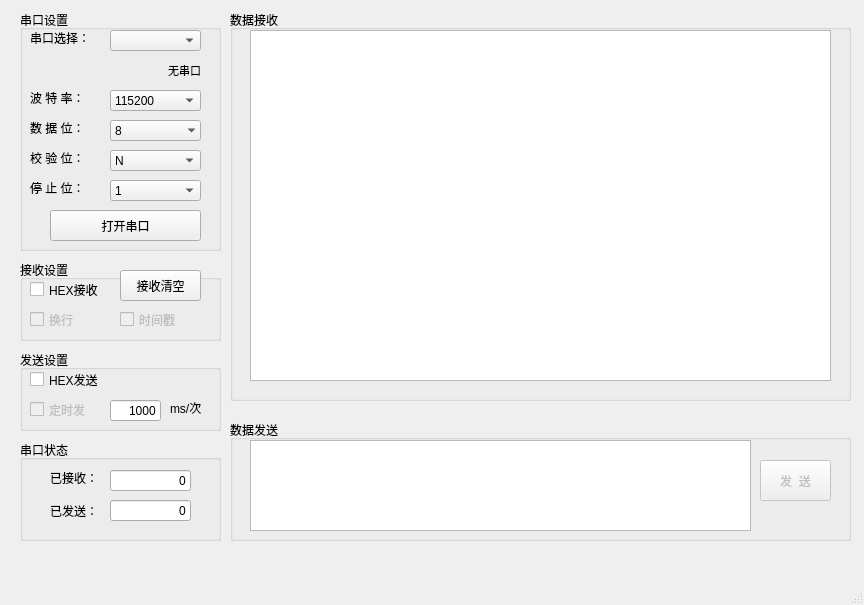
<?xml version="1.0" encoding="UTF-8"?>
<ui version="4.0">
 <class>MainWindow</class>
 <widget class="QMainWindow" name="MainWindow">
  <property name="geometry">
   <rect>
    <x>0</x>
    <y>0</y>
    <width>864</width>
    <height>605</height>
   </rect>
  </property>
  <property name="sizePolicy">
   <sizepolicy hsizetype="Fixed" vsizetype="Fixed">
    <horstretch>0</horstretch>
    <verstretch>0</verstretch>
   </sizepolicy>
  </property>
  <property name="minimumSize">
   <size>
    <width>864</width>
    <height>605</height>
   </size>
  </property>
  <property name="maximumSize">
   <size>
    <width>864</width>
    <height>605</height>
   </size>
  </property>
  <property name="windowTitle">
   <string>MainWindow</string>
  </property>
  <property name="layoutDirection">
   <enum>Qt::LeftToRight</enum>
  </property>
  <widget class="QWidget" name="centralwidget">
   <widget class="QTextEdit" name="s5_text_1">
    <property name="geometry">
     <rect>
      <x>250</x>
      <y>30</y>
      <width>581</width>
      <height>351</height>
     </rect>
    </property>
    <property name="sizePolicy">
     <sizepolicy hsizetype="Fixed" vsizetype="Fixed">
      <horstretch>0</horstretch>
      <verstretch>0</verstretch>
     </sizepolicy>
    </property>
    <property name="font">
     <font>
      <family>Times New Roman</family>
      <pointsize>11</pointsize>
     </font>
    </property>
   </widget>
   <widget class="QComboBox" name="s1_box_3">
    <property name="geometry">
     <rect>
      <x>110</x>
      <y>120</y>
      <width>91</width>
      <height>21</height>
     </rect>
    </property>
    <property name="sizePolicy">
     <sizepolicy hsizetype="Fixed" vsizetype="Fixed">
      <horstretch>0</horstretch>
      <verstretch>0</verstretch>
     </sizepolicy>
    </property>
    <property name="layoutDirection">
     <enum>Qt::LeftToRight</enum>
    </property>
    <property name="currentText">
     <string>8</string>
    </property>
    <property name="currentIndex">
     <number>0</number>
    </property>
    <property name="frame">
     <bool>false</bool>
    </property>
    <item>
     <property name="text">
      <string>8</string>
     </property>
    </item>
    <item>
     <property name="text">
      <string>7</string>
     </property>
    </item>
    <item>
     <property name="text">
      <string>6</string>
     </property>
    </item>
    <item>
     <property name="text">
      <string>5</string>
     </property>
    </item>
   </widget>
   <widget class="QComboBox" name="s1_box_4">
    <property name="geometry">
     <rect>
      <x>110</x>
      <y>150</y>
      <width>91</width>
      <height>21</height>
     </rect>
    </property>
    <property name="sizePolicy">
     <sizepolicy hsizetype="Fixed" vsizetype="Fixed">
      <horstretch>0</horstretch>
      <verstretch>0</verstretch>
     </sizepolicy>
    </property>
    <property name="currentText">
     <string>N</string>
    </property>
    <property name="currentIndex">
     <number>0</number>
    </property>
    <item>
     <property name="text">
      <string>N</string>
     </property>
    </item>
    <item>
     <property name="text">
      <string>O</string>
     </property>
    </item>
    <item>
     <property name="text">
      <string>E</string>
     </property>
    </item>
   </widget>
   <widget class="QComboBox" name="s1_box_5">
    <property name="geometry">
     <rect>
      <x>110</x>
      <y>180</y>
      <width>91</width>
      <height>21</height>
     </rect>
    </property>
    <property name="sizePolicy">
     <sizepolicy hsizetype="Fixed" vsizetype="Fixed">
      <horstretch>0</horstretch>
      <verstretch>0</verstretch>
     </sizepolicy>
    </property>
    <property name="currentText">
     <string>1</string>
    </property>
    <property name="currentIndex">
     <number>0</number>
    </property>
    <item>
     <property name="text">
      <string>1</string>
     </property>
    </item>
    <item>
     <property name="text">
      <string>1.5</string>
     </property>
    </item>
    <item>
     <property name="text">
      <string>2</string>
     </property>
    </item>
   </widget>
   <widget class="QGroupBox" name="s4">
    <property name="geometry">
     <rect>
      <x>20</x>
      <y>440</y>
      <width>201</width>
      <height>101</height>
     </rect>
    </property>
    <property name="sizePolicy">
     <sizepolicy hsizetype="Fixed" vsizetype="Fixed">
      <horstretch>0</horstretch>
      <verstretch>0</verstretch>
     </sizepolicy>
    </property>
    <property name="title">
     <string>串口状态</string>
    </property>
    <widget class="QLineEdit" name="s4_line_2">
     <property name="geometry">
      <rect>
       <x>90</x>
       <y>60</y>
       <width>81</width>
       <height>21</height>
      </rect>
     </property>
     <property name="sizePolicy">
      <sizepolicy hsizetype="Fixed" vsizetype="Fixed">
       <horstretch>0</horstretch>
       <verstretch>0</verstretch>
      </sizepolicy>
     </property>
     <property name="text">
      <string>0</string>
     </property>
     <property name="alignment">
      <set>Qt::AlignRight|Qt::AlignTrailing|Qt::AlignVCenter</set>
     </property>
    </widget>
    <widget class="QLabel" name="s4_lab_1">
     <property name="geometry">
      <rect>
       <x>30</x>
       <y>30</y>
       <width>51</width>
       <height>16</height>
      </rect>
     </property>
     <property name="sizePolicy">
      <sizepolicy hsizetype="Fixed" vsizetype="Fixed">
       <horstretch>0</horstretch>
       <verstretch>0</verstretch>
      </sizepolicy>
     </property>
     <property name="text">
      <string>已接收：</string>
     </property>
    </widget>
    <widget class="QLabel" name="s4_lab_2">
     <property name="geometry">
      <rect>
       <x>30</x>
       <y>60</y>
       <width>51</width>
       <height>21</height>
      </rect>
     </property>
     <property name="sizePolicy">
      <sizepolicy hsizetype="Fixed" vsizetype="Fixed">
       <horstretch>0</horstretch>
       <verstretch>0</verstretch>
      </sizepolicy>
     </property>
     <property name="text">
      <string>已发送：</string>
     </property>
    </widget>
    <widget class="QLineEdit" name="s4_line_1">
     <property name="geometry">
      <rect>
       <x>90</x>
       <y>30</y>
       <width>81</width>
       <height>21</height>
      </rect>
     </property>
     <property name="sizePolicy">
      <sizepolicy hsizetype="Fixed" vsizetype="Fixed">
       <horstretch>0</horstretch>
       <verstretch>0</verstretch>
      </sizepolicy>
     </property>
     <property name="text">
      <string>0</string>
     </property>
     <property name="alignment">
      <set>Qt::AlignRight|Qt::AlignTrailing|Qt::AlignVCenter</set>
     </property>
    </widget>
   </widget>
   <widget class="QGroupBox" name="s5">
    <property name="geometry">
     <rect>
      <x>230</x>
      <y>10</y>
      <width>621</width>
      <height>391</height>
     </rect>
    </property>
    <property name="sizePolicy">
     <sizepolicy hsizetype="Fixed" vsizetype="Fixed">
      <horstretch>0</horstretch>
      <verstretch>0</verstretch>
     </sizepolicy>
    </property>
    <property name="title">
     <string>数据接收</string>
    </property>
   </widget>
   <widget class="QGroupBox" name="s2">
    <property name="geometry">
     <rect>
      <x>20</x>
      <y>260</y>
      <width>201</width>
      <height>81</height>
     </rect>
    </property>
    <property name="sizePolicy">
     <sizepolicy hsizetype="Fixed" vsizetype="Fixed">
      <horstretch>0</horstretch>
      <verstretch>0</verstretch>
     </sizepolicy>
    </property>
    <property name="title">
     <string>接收设置</string>
    </property>
    <widget class="QPushButton" name="s2_but_1">
     <property name="geometry">
      <rect>
       <x>100</x>
       <y>10</y>
       <width>81</width>
       <height>31</height>
      </rect>
     </property>
     <property name="sizePolicy">
      <sizepolicy hsizetype="Fixed" vsizetype="Fixed">
       <horstretch>0</horstretch>
       <verstretch>0</verstretch>
      </sizepolicy>
     </property>
     <property name="text">
      <string>接收清空</string>
     </property>
    </widget>
    <widget class="QCheckBox" name="s2_ckbox_1">
     <property name="geometry">
      <rect>
       <x>10</x>
       <y>20</y>
       <width>91</width>
       <height>19</height>
      </rect>
     </property>
     <property name="sizePolicy">
      <sizepolicy hsizetype="Fixed" vsizetype="Fixed">
       <horstretch>0</horstretch>
       <verstretch>0</verstretch>
      </sizepolicy>
     </property>
     <property name="text">
      <string>HEX接收</string>
     </property>
    </widget>
    <widget class="QCheckBox" name="s2_ckbox_2">
     <property name="enabled">
      <bool>false</bool>
     </property>
     <property name="geometry">
      <rect>
       <x>10</x>
       <y>50</y>
       <width>91</width>
       <height>19</height>
      </rect>
     </property>
     <property name="sizePolicy">
      <sizepolicy hsizetype="Fixed" vsizetype="Fixed">
       <horstretch>0</horstretch>
       <verstretch>0</verstretch>
      </sizepolicy>
     </property>
     <property name="text">
      <string>换行</string>
     </property>
    </widget>
    <widget class="QCheckBox" name="s2_ckbox_3">
     <property name="enabled">
      <bool>false</bool>
     </property>
     <property name="geometry">
      <rect>
       <x>100</x>
       <y>50</y>
       <width>91</width>
       <height>19</height>
      </rect>
     </property>
     <property name="sizePolicy">
      <sizepolicy hsizetype="Fixed" vsizetype="Fixed">
       <horstretch>0</horstretch>
       <verstretch>0</verstretch>
      </sizepolicy>
     </property>
     <property name="text">
      <string>时间戳</string>
     </property>
    </widget>
   </widget>
   <widget class="QGroupBox" name="s3">
    <property name="geometry">
     <rect>
      <x>20</x>
      <y>350</y>
      <width>201</width>
      <height>81</height>
     </rect>
    </property>
    <property name="sizePolicy">
     <sizepolicy hsizetype="Fixed" vsizetype="Fixed">
      <horstretch>0</horstretch>
      <verstretch>0</verstretch>
     </sizepolicy>
    </property>
    <property name="title">
     <string>发送设置</string>
    </property>
    <widget class="QCheckBox" name="s3_ckbox_1">
     <property name="geometry">
      <rect>
       <x>10</x>
       <y>20</y>
       <width>91</width>
       <height>19</height>
      </rect>
     </property>
     <property name="sizePolicy">
      <sizepolicy hsizetype="Fixed" vsizetype="Fixed">
       <horstretch>0</horstretch>
       <verstretch>0</verstretch>
      </sizepolicy>
     </property>
     <property name="text">
      <string>HEX发送</string>
     </property>
    </widget>
    <widget class="QCheckBox" name="s3_ckbox_2">
     <property name="enabled">
      <bool>false</bool>
     </property>
     <property name="geometry">
      <rect>
       <x>10</x>
       <y>50</y>
       <width>81</width>
       <height>19</height>
      </rect>
     </property>
     <property name="sizePolicy">
      <sizepolicy hsizetype="Fixed" vsizetype="Fixed">
       <horstretch>0</horstretch>
       <verstretch>0</verstretch>
      </sizepolicy>
     </property>
     <property name="text">
      <string>定时发</string>
     </property>
    </widget>
    <widget class="QLabel" name="s3_lab_1">
     <property name="geometry">
      <rect>
       <x>150</x>
       <y>50</y>
       <width>41</width>
       <height>16</height>
      </rect>
     </property>
     <property name="sizePolicy">
      <sizepolicy hsizetype="Fixed" vsizetype="Fixed">
       <horstretch>0</horstretch>
       <verstretch>0</verstretch>
      </sizepolicy>
     </property>
     <property name="text">
      <string>ms/次</string>
     </property>
    </widget>
    <widget class="QLineEdit" name="s3_line_1">
     <property name="geometry">
      <rect>
       <x>90</x>
       <y>50</y>
       <width>51</width>
       <height>21</height>
      </rect>
     </property>
     <property name="sizePolicy">
      <sizepolicy hsizetype="Fixed" vsizetype="Fixed">
       <horstretch>0</horstretch>
       <verstretch>0</verstretch>
      </sizepolicy>
     </property>
     <property name="layoutDirection">
      <enum>Qt::RightToLeft</enum>
     </property>
     <property name="text">
      <string>1000</string>
     </property>
     <property name="alignment">
      <set>Qt::AlignRight|Qt::AlignTrailing|Qt::AlignVCenter</set>
     </property>
    </widget>
   </widget>
   <widget class="QGroupBox" name="s6">
    <property name="geometry">
     <rect>
      <x>230</x>
      <y>420</y>
      <width>621</width>
      <height>121</height>
     </rect>
    </property>
    <property name="sizePolicy">
     <sizepolicy hsizetype="Fixed" vsizetype="Fixed">
      <horstretch>0</horstretch>
      <verstretch>0</verstretch>
     </sizepolicy>
    </property>
    <property name="title">
     <string>数据发送</string>
    </property>
    <widget class="QPushButton" name="s6_but_1">
     <property name="enabled">
      <bool>false</bool>
     </property>
     <property name="geometry">
      <rect>
       <x>530</x>
       <y>40</y>
       <width>71</width>
       <height>41</height>
      </rect>
     </property>
     <property name="sizePolicy">
      <sizepolicy hsizetype="Fixed" vsizetype="Fixed">
       <horstretch>0</horstretch>
       <verstretch>0</verstretch>
      </sizepolicy>
     </property>
     <property name="text">
      <string>发  送</string>
     </property>
    </widget>
    <widget class="QTextEdit" name="s6_text_1">
     <property name="geometry">
      <rect>
       <x>20</x>
       <y>20</y>
       <width>501</width>
       <height>91</height>
      </rect>
     </property>
     <property name="sizePolicy">
      <sizepolicy hsizetype="Fixed" vsizetype="Fixed">
       <horstretch>0</horstretch>
       <verstretch>0</verstretch>
      </sizepolicy>
     </property>
     <property name="font">
      <font>
       <family>Times New Roman</family>
       <pointsize>11</pointsize>
      </font>
     </property>
    </widget>
   </widget>
   <widget class="QGroupBox" name="s1">
    <property name="geometry">
     <rect>
      <x>20</x>
      <y>10</y>
      <width>201</width>
      <height>241</height>
     </rect>
    </property>
    <property name="sizePolicy">
     <sizepolicy hsizetype="Fixed" vsizetype="Fixed">
      <horstretch>0</horstretch>
      <verstretch>0</verstretch>
     </sizepolicy>
    </property>
    <property name="title">
     <string>串口设置</string>
    </property>
    <widget class="QComboBox" name="s1_box_2">
     <property name="geometry">
      <rect>
       <x>90</x>
       <y>80</y>
       <width>91</width>
       <height>21</height>
      </rect>
     </property>
     <property name="sizePolicy">
      <sizepolicy hsizetype="Fixed" vsizetype="Fixed">
       <horstretch>0</horstretch>
       <verstretch>0</verstretch>
      </sizepolicy>
     </property>
     <property name="tabletTracking">
      <bool>false</bool>
     </property>
     <property name="acceptDrops">
      <bool>false</bool>
     </property>
     <property name="toolTipDuration">
      <number>-1</number>
     </property>
     <property name="statusTip">
      <string/>
     </property>
     <property name="editable">
      <bool>false</bool>
     </property>
     <property name="currentText">
      <string>115200</string>
     </property>
     <item>
      <property name="text">
       <string>115200</string>
      </property>
     </item>
     <item>
      <property name="text">
       <string>2400</string>
      </property>
     </item>
     <item>
      <property name="text">
       <string>4800</string>
      </property>
     </item>
     <item>
      <property name="text">
       <string>9600</string>
      </property>
     </item>
     <item>
      <property name="text">
       <string>14400</string>
      </property>
     </item>
     <item>
      <property name="text">
       <string>19200</string>
      </property>
     </item>
     <item>
      <property name="text">
       <string>38400</string>
      </property>
     </item>
     <item>
      <property name="text">
       <string>43000</string>
      </property>
     </item>
     <item>
      <property name="text">
       <string>57600</string>
      </property>
     </item>
     <item>
      <property name="text">
       <string>76800</string>
      </property>
     </item>
     <item>
      <property name="text">
       <string>128000</string>
      </property>
     </item>
     <item>
      <property name="text">
       <string>230400</string>
      </property>
     </item>
     <item>
      <property name="text">
       <string>256000</string>
      </property>
     </item>
     <item>
      <property name="text">
       <string>460800</string>
      </property>
     </item>
     <item>
      <property name="text">
       <string>1382400</string>
      </property>
     </item>
    </widget>
    <widget class="QComboBox" name="s1_box_1">
     <property name="geometry">
      <rect>
       <x>90</x>
       <y>20</y>
       <width>91</width>
       <height>21</height>
      </rect>
     </property>
     <property name="sizePolicy">
      <sizepolicy hsizetype="Fixed" vsizetype="Fixed">
       <horstretch>0</horstretch>
       <verstretch>0</verstretch>
      </sizepolicy>
     </property>
    </widget>
    <widget class="QLabel" name="s1_lab_2">
     <property name="geometry">
      <rect>
       <x>10</x>
       <y>20</y>
       <width>72</width>
       <height>15</height>
      </rect>
     </property>
     <property name="sizePolicy">
      <sizepolicy hsizetype="Fixed" vsizetype="Fixed">
       <horstretch>0</horstretch>
       <verstretch>0</verstretch>
      </sizepolicy>
     </property>
     <property name="text">
      <string>串口选择：</string>
     </property>
    </widget>
    <widget class="QLabel" name="s1_lab_3">
     <property name="geometry">
      <rect>
       <x>10</x>
       <y>80</y>
       <width>72</width>
       <height>15</height>
      </rect>
     </property>
     <property name="sizePolicy">
      <sizepolicy hsizetype="Fixed" vsizetype="Fixed">
       <horstretch>0</horstretch>
       <verstretch>0</verstretch>
      </sizepolicy>
     </property>
     <property name="text">
      <string>波 特 率：</string>
     </property>
    </widget>
    <widget class="QLabel" name="s1_lab_4">
     <property name="geometry">
      <rect>
       <x>10</x>
       <y>110</y>
       <width>72</width>
       <height>15</height>
      </rect>
     </property>
     <property name="sizePolicy">
      <sizepolicy hsizetype="Fixed" vsizetype="Fixed">
       <horstretch>0</horstretch>
       <verstretch>0</verstretch>
      </sizepolicy>
     </property>
     <property name="text">
      <string>数 据 位：</string>
     </property>
    </widget>
    <widget class="QLabel" name="s1_lab_5">
     <property name="geometry">
      <rect>
       <x>10</x>
       <y>140</y>
       <width>72</width>
       <height>15</height>
      </rect>
     </property>
     <property name="sizePolicy">
      <sizepolicy hsizetype="Fixed" vsizetype="Fixed">
       <horstretch>0</horstretch>
       <verstretch>0</verstretch>
      </sizepolicy>
     </property>
     <property name="text">
      <string>校 验 位：</string>
     </property>
    </widget>
    <widget class="QLabel" name="s1_lab_6">
     <property name="geometry">
      <rect>
       <x>10</x>
       <y>170</y>
       <width>72</width>
       <height>15</height>
      </rect>
     </property>
     <property name="sizePolicy">
      <sizepolicy hsizetype="Fixed" vsizetype="Fixed">
       <horstretch>0</horstretch>
       <verstretch>0</verstretch>
      </sizepolicy>
     </property>
     <property name="text">
      <string>停 止 位：</string>
     </property>
    </widget>
    <widget class="QPushButton" name="s1_but_2">
     <property name="geometry">
      <rect>
       <x>30</x>
       <y>200</y>
       <width>151</width>
       <height>31</height>
      </rect>
     </property>
     <property name="sizePolicy">
      <sizepolicy hsizetype="Fixed" vsizetype="Fixed">
       <horstretch>0</horstretch>
       <verstretch>0</verstretch>
      </sizepolicy>
     </property>
     <property name="text">
      <string>打开串口</string>
     </property>
    </widget>
    <widget class="QLabel" name="s1_lab_state">
     <property name="geometry">
      <rect>
       <x>10</x>
       <y>50</y>
       <width>171</width>
       <height>20</height>
      </rect>
     </property>
     <property name="font">
      <font>
       <family>Times New Roman</family>
       <pointsize>8</pointsize>
      </font>
     </property>
     <property name="text">
      <string>无串口</string>
     </property>
     <property name="alignment">
      <set>Qt::AlignRight|Qt::AlignTrailing|Qt::AlignVCenter</set>
     </property>
    </widget>
   </widget>
   <zorder>s6</zorder>
   <zorder>s5</zorder>
   <zorder>s4</zorder>
   <zorder>s3</zorder>
   <zorder>s2</zorder>
   <zorder>s1</zorder>
   <zorder>s5_text_1</zorder>
   <zorder>s1_box_3</zorder>
   <zorder>s1_box_4</zorder>
   <zorder>s1_box_5</zorder>
  </widget>
  <widget class="QMenuBar" name="menubar">
   <property name="geometry">
    <rect>
     <x>0</x>
     <y>0</y>
     <width>864</width>
     <height>23</height>
    </rect>
   </property>
  </widget>
  <widget class="QStatusBar" name="statusbar"/>
 </widget>
 <resources/>
 <connections/>
</ui>
